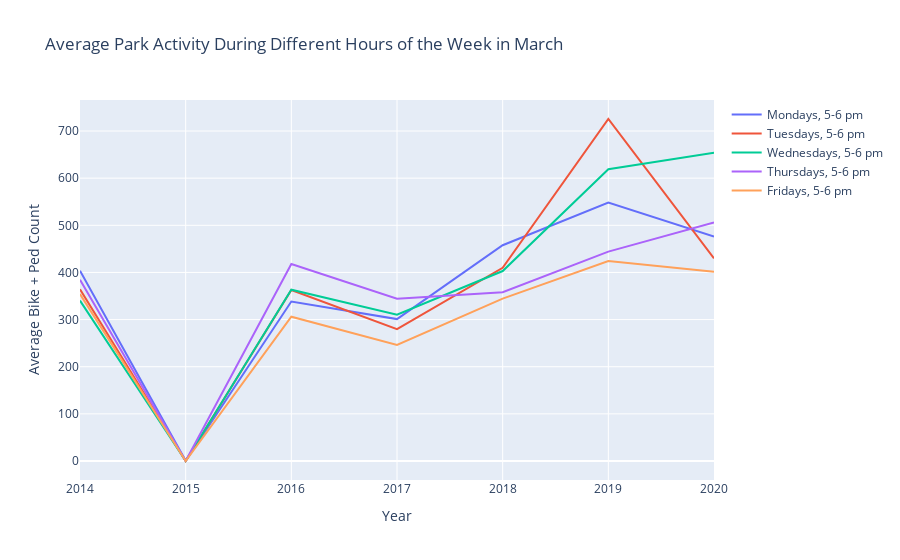

Notebook code for this chart:
### Markdown cell above
Aside from the missing data in 2015, this data suggests that park usage on any given day is lower in March 2020 compared to the same weekday in prior years, at least at the lunch hour. Will this pattern hold after work hours?

### Code cell
fig = go.Figure()
fig.add_trace(go.Scatter(x=allyears, y=counts_across_years(3, 'Monday', datetime.time(17, 0)),
                    mode='lines',
                    name='Mondays, 5-6 pm'))
fig.add_trace(go.Scatter(x=allyears, y=counts_across_years(3, 'Tuesday', datetime.time(17, 0)),
                    mode='lines',
                    name='Tuesdays, 5-6 pm'))
fig.add_trace(go.Scatter(x=allyears, y=counts_across_years(3, 'Wednesday', datetime.time(17, 0)),
                    mode='lines',
                    name='Wednesdays, 5-6 pm'))
fig.add_trace(go.Scatter(x=allyears, y=counts_across_years(3, 'Thursday', datetime.time(17, 0)),
                    mode='lines',
                    name='Thursdays, 5-6 pm'))
fig.add_trace(go.Scatter(x=allyears, y=counts_across_years(3, 'Friday', datetime.time(17, 0)),
                    mode='lines',
                    name='Fridays, 5-6 pm'))

fig.update_layout(title='Average Park Activity During Different Hours of the Week in March',
                   xaxis_title='Year',
                   yaxis_title='Average Bike + Ped Count')
fig.show()

### Figure 1 — Plotly figure (JSON) as saved in the notebook; plotly's stock layout.template omitted (floating-point values rounded to 4 significant figures)
{"data": [{"mode": "lines", "name": "Mondays, 5-6 pm", "type": "scatter", "x": [2014, 2015, 2016, 2017, 2018, 2019, 2020], "y": [403.8, 0.4, 338.2, 301, 457.8, 548.2, 476]}, {"mode": "lines", "name": "Tuesdays, 5-6 pm", "type": "scatter", "x": [2014, 2015, 2016, 2017, 2018, 2019, 2020], "y": [364.2, 0, 362.8, 279.8, 409.8, 725.5, 430]}, {"mode": "lines", "name": "Wednesdays, 5-6 pm", "type": "scatter", "x": [2014, 2015, 2016, 2017, 2018, 2019, 2020], "y": [340.2, 0, 363.4, 310.4, 403, 619, 654]}, {"mode": "lines", "name": "Thursdays, 5-6 pm", "type": "scatter", "x": [2014, 2015, 2016, 2017, 2018, 2019, 2020], "y": [384.2, 0, 417.8, 344.2, 358.2, 444.2, 506]}, {"mode": "lines", "name": "Fridays, 5-6 pm", "type": "scatter", "x": [2014, 2015, 2016, 2017, 2018, 2019, 2020], "y": [354.2, 0, 306, 246.2, 344.6, 424.4, 401.2]}], "layout": {"title": {"text": "Average Park Activity During Different Hours of the Week in March"}, "xaxis": {"autorange": true, "range": [2014, 2020], "title": {"text": "Year"}, "type": "linear"}, "yaxis": {"autorange": true, "range": [-40.31, 765.8], "title": {"text": "Average Bike + Ped Count"}, "type": "linear"}}}
